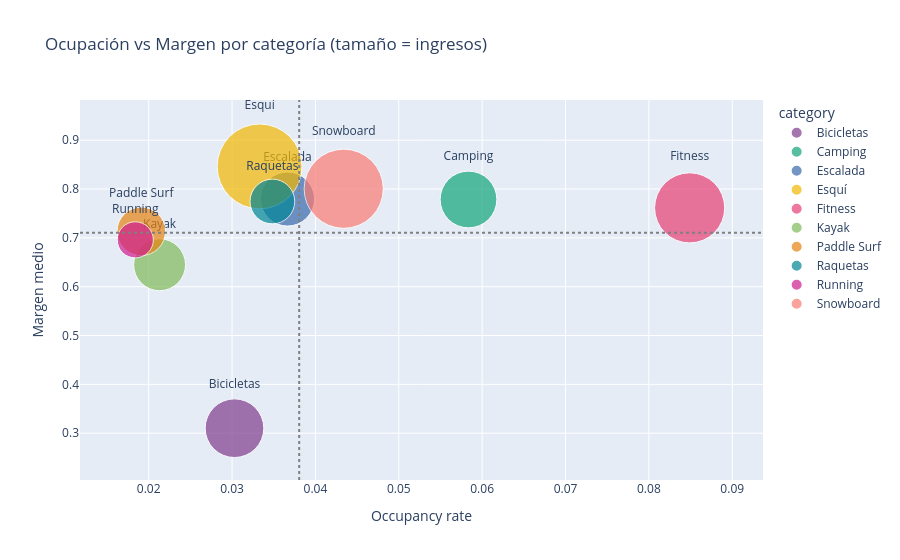

Here is the notebook cell this chart was saved with:
### Markdown cell above
### 6.7 ¿Qué categorías merecen más inventario? (bubble: ocupación vs margen)

### Code cell
cat_bubble = (product_metrics.groupby("category")
              .agg(occupancy=("occupancy_rate", "mean"),
                   margin=("margin", "mean"),
                   revenue=("revenue", "sum"),
                   maint_ratio=("maintenance_ratio", "mean")).reset_index())
fig = px.scatter(cat_bubble, x="occupancy", y="margin", size="revenue",
                 color="category", size_max=60, text="category",
                 color_discrete_sequence=px.colors.qualitative.Bold,
                 title="Ocupación vs Margen por categoría (tamaño = ingresos)")
fig.update_traces(textposition="top center")
fig.add_hline(y=cat_bubble["margin"].mean(), line_dash="dot", line_color="grey")
fig.add_vline(x=cat_bubble["occupancy"].mean(), line_dash="dot", line_color="grey")
fig.update_layout(height=560, xaxis_title="Occupancy rate", yaxis_title="Margen medio")
fig

### Figure 1 — Plotly figure (JSON) as saved in the notebook; plotly's stock layout.template omitted (floating-point values rounded to 4 significant figures)
{"data": [{"hovertemplate": "category=%{text}<br>occupancy=%{x}<br>margin=%{y}<br>revenue=%{marker.size}<extra></extra>", "legendgroup": "Bicicletas", "marker": {"color": "rgb(127, 60, 141)", "size": [1148000.0], "sizemode": "area", "sizeref": 666.9, "symbol": "circle"}, "mode": "markers+text", "name": "Bicicletas", "orientation": "v", "showlegend": true, "text": ["Bicicletas"], "textposition": "top center", "type": "scatter", "x": [0.03029], "xaxis": "x", "y": [0.3102], "yaxis": "y"}, {"hovertemplate": "category=%{text}<br>occupancy=%{x}<br>margin=%{y}<br>revenue=%{marker.size}<extra></extra>", "legendgroup": "Camping", "marker": {"color": "rgb(17, 165, 121)", "size": [1073000.0], "sizemode": "area", "sizeref": 666.9, "symbol": "circle"}, "mode": "markers+text", "name": "Camping", "orientation": "v", "showlegend": true, "text": ["Camping"], "textposition": "top center", "type": "scatter", "x": [0.05836], "xaxis": "x", "y": [0.7786], "yaxis": "y"}, {"hovertemplate": "category=%{text}<br>occupancy=%{x}<br>margin=%{y}<br>revenue=%{marker.size}<extra></extra>", "legendgroup": "Escalada", "marker": {"color": "rgb(57, 105, 172)", "size": [976000.0], "sizemode": "area", "sizeref": 666.9, "symbol": "circle"}, "mode": "markers+text", "name": "Escalada", "orientation": "v", "showlegend": true, "text": ["Escalada"], "textposition": "top center", "type": "scatter", "x": [0.03665], "xaxis": "x", "y": [0.7796], "yaxis": "y"}, {"hovertemplate": "category=%{text}<br>occupancy=%{x}<br>margin=%{y}<br>revenue=%{marker.size}<extra></extra>", "legendgroup": "Esquí", "marker": {"color": "rgb(242, 183, 1)", "size": [2401000.0], "sizemode": "area", "sizeref": 666.9, "symbol": "circle"}, "mode": "markers+text", "name": "Esquí", "orientation": "v", "showlegend": true, "text": ["Esquí"], "textposition": "top center", "type": "scatter", "x": [0.03331], "xaxis": "x", "y": [0.8463], "yaxis": "y"}, {"hovertemplate": "category=%{text}<br>occupancy=%{x}<br>margin=%{y}<br>revenue=%{marker.size}<extra></extra>", "legendgroup": "Fitness", "marker": {"color": "rgb(231, 63, 116)", "size": [1639000.0], "sizemode": "area", "sizeref": 666.9, "symbol": "circle"}, "mode": "markers+text", "name": "Fitness", "orientation": "v", "showlegend": true, "text": ["Fitness"], "textposition": "top center", "type": "scatter", "x": [0.08489], "xaxis": "x", "y": [0.7615], "yaxis": "y"}, {"hovertemplate": "category=%{text}<br>occupancy=%{x}<br>margin=%{y}<br>revenue=%{marker.size}<extra></extra>", "legendgroup": "Kayak", "marker": {"color": "rgb(128, 186, 90)", "size": [898200.0], "sizemode": "area", "sizeref": 666.9, "symbol": "circle"}, "mode": "markers+text", "name": "Kayak", "orientation": "v", "showlegend": true, "text": ["Kayak"], "textposition": "top center", "type": "scatter", "x": [0.02131], "xaxis": "x", "y": [0.645], "yaxis": "y"}, {"hovertemplate": "category=%{text}<br>occupancy=%{x}<br>margin=%{y}<br>revenue=%{marker.size}<extra></extra>", "legendgroup": "Paddle Surf", "marker": {"color": "rgb(230, 131, 16)", "size": [784400.0], "sizemode": "area", "sizeref": 666.9, "symbol": "circle"}, "mode": "markers+text", "name": "Paddle Surf", "orientation": "v", "showlegend": true, "text": ["Paddle Surf"], "textposition": "top center", "type": "scatter", "x": [0.01911], "xaxis": "x", "y": [0.7134], "yaxis": "y"}, {"hovertemplate": "category=%{text}<br>occupancy=%{x}<br>margin=%{y}<br>revenue=%{marker.size}<extra></extra>", "legendgroup": "Raquetas", "marker": {"color": "rgb(0, 134, 149)", "size": [667300.0], "sizemode": "area", "sizeref": 666.9, "symbol": "circle"}, "mode": "markers+text", "name": "Raquetas", "orientation": "v", "showlegend": true, "text": ["Raquetas"], "textposition": "top center", "type": "scatter", "x": [0.03484], "xaxis": "x", "y": [0.7745], "yaxis": "y"}, {"hovertemplate": "category=%{text}<br>occupancy=%{x}<br>margin=%{y}<br>revenue=%{marker.size}<extra></extra>", "legendgroup": "Running", "marker": {"color": "rgb(207, 28, 144)", "size": [435500.0], "sizemode": "area", "sizeref": 666.9, "symbol": "circle"}, "mode": "markers+text", "name": "Running", "orientation": "v", "showlegend": true, "text": ["Running"], "textposition": "top center", "type": "scatter", "x": [0.01839], "xaxis": "x", "y": [0.6959], "yaxis": "y"}, {"hovertemplate": "category=%{text}<br>occupancy=%{x}<br>margin=%{y}<br>revenue=%{marker.size}<extra></extra>", "legendgroup": "Snowboard", "marker": {"color": "rgb(249, 123, 114)", "size": [2090000.0], "sizemode": "area", "sizeref": 666.9, "symbol": "circle"}, "mode": "markers+text", "name": "Snowboard", "orientation": "v", "showlegend": true, "text": ["Snowboard"], "textposition": "top center", "type": "scatter", "x": [0.0434], "xaxis": "x", "y": [0.8006], "yaxis": "y"}], "layout": {"height": 560, "legend": {"itemsizing": "constant", "title": {"text": "category"}, "tracegroupgap": 0}, "shapes": [{"line": {"color": "grey", "dash": "dot"}, "type": "line", "x0": 0, "x1": 1, "xref": "x domain", "y0": 0.7106, "y1": 0.7106, "yref": "y"}, {"line": {"color": "grey", "dash": "dot"}, "type": "line", "x0": 0.03805, "x1": 0.03805, "xref": "x", "y0": 0, "y1": 1, "yref": "y domain"}], "title": {"text": "Ocupación vs Margen por categoría (tamaño = ingresos)"}, "xaxis": {"anchor": "y", "domain": [0.0, 1.0], "title": {"text": "Occupancy rate"}}, "yaxis": {"anchor": "x", "domain": [0.0, 1.0], "title": {"text": "Margen medio"}}}}
